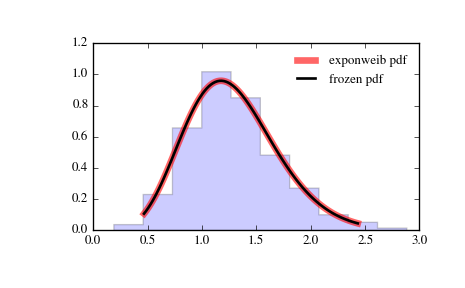

Generate this figure with Python:
from scipy.stats import exponweib
import matplotlib.pyplot as plt
fig, ax = plt.subplots(1, 1)

# Calculate a few first moments:

a, c = 2.89, 1.95
mean, var, skew, kurt = exponweib.stats(a, c, moments='mvsk')

# Display the probability density function (``pdf``):

x = np.linspace(exponweib.ppf(0.01, a, c),
                exponweib.ppf(0.99, a, c), 100)
ax.plot(x, exponweib.pdf(x, a, c),
       'r-', lw=5, alpha=0.6, label='exponweib pdf')

# Alternatively, the distribution object can be called (as a function)
# to fix the shape, location and scale parameters. This returns a "frozen"
# RV object holding the given parameters fixed.

# Freeze the distribution and display the frozen ``pdf``:

rv = exponweib(a, c)
ax.plot(x, rv.pdf(x), 'k-', lw=2, label='frozen pdf')

# Check accuracy of ``cdf`` and ``ppf``:

vals = exponweib.ppf([0.001, 0.5, 0.999], a, c)
np.allclose([0.001, 0.5, 0.999], exponweib.cdf(vals, a, c))
# True

# Generate random numbers:

r = exponweib.rvs(a, c, size=1000)

# And compare the histogram:

ax.hist(r, normed=True, histtype='stepfilled', alpha=0.2)
ax.legend(loc='best', frameon=False)
plt.show()
